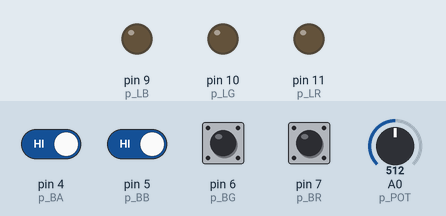
This sketch was run on a simulated Arduino Uno, built with avr-gcc and run on an emulated ATmega328P. Shown: output pins drawn as LEDs (lit = HIGH). The test bench sets the inputs (shaded band); at power-on: pin 4 (p_BA), pin 5 (p_BB), pin 6 (p_BG), pin 7 (p_BR) HIGH, A0 (p_POT) = 512.

Above: at 1.2 s.
1.3 s: pin 4 (p_BA) driven LOW and pin 5 (p_BB) driven LOW
At 1.9 s:
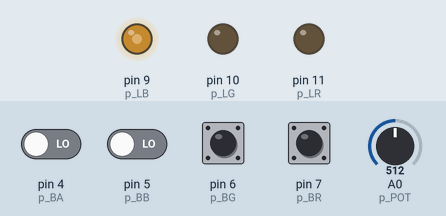
2.8 s: A0 (p_POT) set to 716
At 3.1 s:
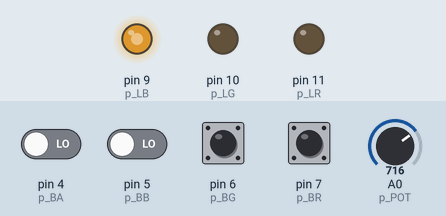
4.3 s: pin 6 (p_BG) pulled LOW for 0.15 s
At 4.4 s:
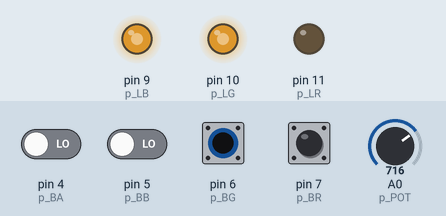
6.0 s: pin 7 (p_BR) pulled LOW for 0.15 s
At 6.11 s:
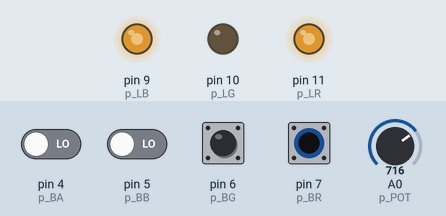
7.7 s: A0 (p_POT) set to 900
At 8.5 s:
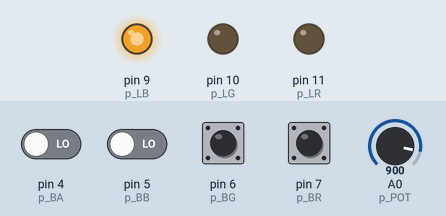
9.2 s: pin 6 (p_BG) pulled LOW for 1 s
At 9.7 s:
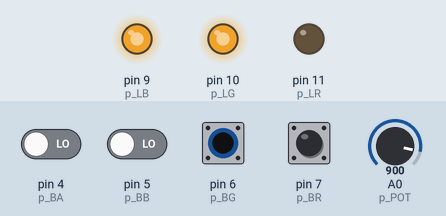
Timing chart, 0 to 12.2 s (numbered marks = the images above; inputs shaded):
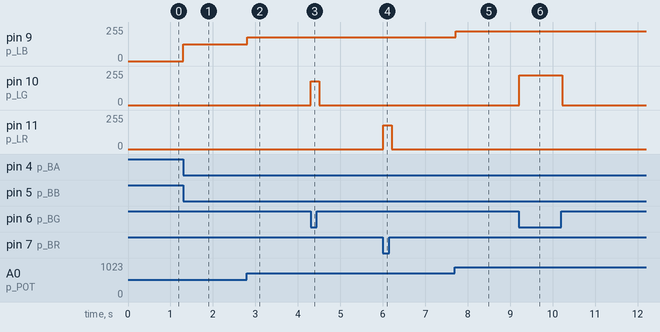

The sketch:

Arduino_ProjetoPixel.ino
```cpp
//pinos
const int p_LR = 11;
const int p_LG = 10;
const int p_LB = 9;

const int p_BR = 7;
const int p_BG = 6;
const int p_BB = 5;
const int p_BA = 4;

const int p_POT = A0;

//variáveis de estado de cada botão
int le_BR, le_BG, le_BB, le_BA, le_POT;
int pwmR = 0, pwmG = 0, pwmB = 0;

void setup() {
  pinMode(p_LR, OUTPUT);
  pinMode(p_LG, OUTPUT);
  pinMode(p_LB, OUTPUT);

  pinMode(p_BR, INPUT_PULLUP);
  pinMode(p_BG, INPUT_PULLUP);
  pinMode(p_BB, INPUT_PULLUP);
  pinMode(p_BA, INPUT_PULLUP);

  pinMode(p_POT, INPUT);
}

void loop() {
  le_BR = digitalRead(p_BR);
  le_BG = digitalRead(p_BG);
  le_BB = digitalRead(p_BB);
  le_BA = digitalRead(p_BA);

  le_POT = analogRead(p_POT);
///////////////////////////////////
  if(le_BR == LOW){
    if(le_BA == LOW){
      pwmR = map(le_POT, 0, 1023, 0, 255);
    }
    analogWrite(p_LR, pwmR);
  }
  else{
    analogWrite(p_LR, 0);
  }
///////////////////////////////////
  if(le_BG == LOW){
    if(le_BA == LOW){
      pwmG = map(le_POT, 0, 1023, 0, 255);
    }
    analogWrite(p_LG, pwmG);
  }
  else{
    analogWrite(p_LG, 0);
  }
///////////////////////////////////////
  if(le_BB == LOW){
    if(le_BA == LOW){
      pwmB = map(le_POT, 0, 1023, 0, 255);
    }
    analogWrite(p_LB, pwmB);
  }
  else{
    analogWrite(p_LB, 0);
  }

  delay(100);
}
```

Measured:
- after the input at 1.3 s, pin 9 (p_LB): 0/255 → 127/255 at once
- after the input at 2.8 s, pin 9 (p_LB): 127/255 → 178/255 at once
- after the input at 4.3 s, pin 10 (p_LG): 0/255 → 178/255 at once, → 0/255 0.20 s later
- after the input at 6.0 s, pin 11 (p_LR): 0/255 → 178/255 at once, → 0/255 0.20 s later
- after the input at 7.7 s, pin 9 (p_LB): 178/255 → 224/255 at once
- after the input at 9.2 s, pin 10 (p_LG): 0/255 → 224/255 at once, → 0/255 1.0 s later
